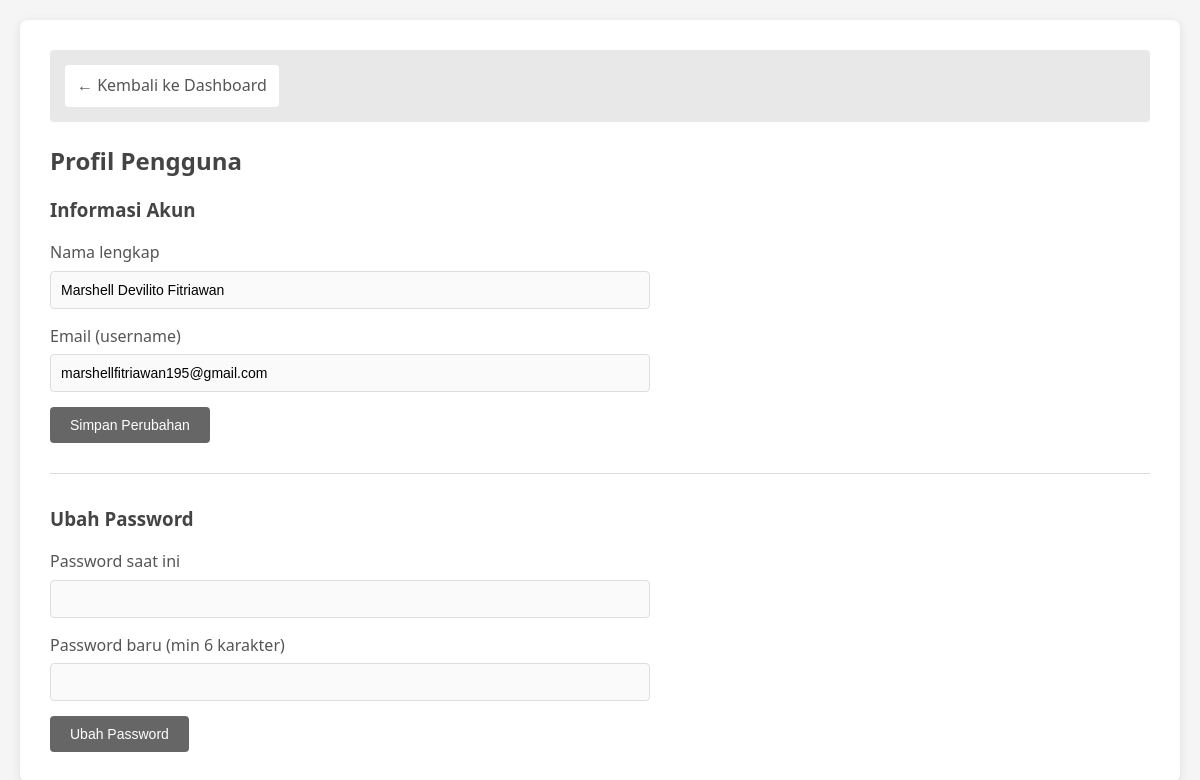
Screenshot of /ui-form/profile.php (signed in) with the database file from the repository.
### tables this page shows
CREATE TABLE `users` (
  `id` int(11) NOT NULL,
  `username` varchar(255) NOT NULL,
  `password` varchar(255) NOT NULL,
  `full_name` varchar(150) NOT NULL,
  `role` varchar(50) NOT NULL DEFAULT 'admin_gudang',
  `status` enum('active','inactive') NOT NULL DEFAULT 'inactive',
  `activation_token` varchar(128) DEFAULT NULL,
  `reset_token` varchar(128) DEFAULT NULL,
  `reg_date` timestamp NOT NULL DEFAULT current_timestamp(),
  `modified` timestamp NOT NULL DEFAULT current_timestamp() ON UPDATE current_timestamp()
);

### ui-form/profile.php (the view, shortened to what this page needs)
<?php
include '../connect.php';
$uid = $_SESSION['user_id'];
$res = $conn->query("SELECT id, username, full_name FROM users WHERE id = " . intval($uid) . " LIMIT 1");
$user = $res->fetch_assoc();
?>
<!doctype html>
<html>
<head>
<link rel="stylesheet" href="style.css">
</head>
<body>
<div class="container">
<nav>
    <a href="dashboard.php">← Kembali ke Dashboard</a>
</nav>
<h2>Profil Pengguna</h2>
<h3>Informasi Akun</h3>
<form action="../crud-table/user_update.php" method="post">
    <label>Nama lengkap</label>
    <input type="text" name="full_name" value="<?php echo htmlspecialchars($user['full_name']); ?>" required>
    <label>Email (username)</label>
    <input type="email" name="username" value="<?php echo htmlspecialchars($user['username']); ?>" required>
    <button type="submit">Simpan Perubahan</button>
</form>
<hr style="margin: 30px 0; border: none; border-top: 1px solid #ddd;">
<h3>Ubah Password</h3>
<form action="../aksi/user_change_password.php" method="post">
    <label>Password saat ini</label>
    <input type="password" name="current_password" required>
    <label>Password baru (min 6 karakter)</label>
    <input type="password" name="new_password" minlength="6" required>
    <button type="submit">Ubah Password</button>
</form>
</div>
</body>
</html>

### ui-form/style.css (style rules this page uses)
* { margin: 0; padding: 0; box-sizing: border-box; }
body { font-family: 'Segoe UI', Tahoma, Geneva, Verdana, sans-serif; background-color: #f5f5f5; color: #333; line-height: 1.6; padding: 20px; }
a { color: #555; text-decoration: none; transition: color 0.2s; }
.container { max-width: 1200px; margin: 0 auto; background: #fff; padding: 30px; border-radius: 8px; box-shadow: 0 2px 10px rgba(0,0,0,0.1); }
h1, h2, h3, h4 { color: #444; margin-bottom: 15px; }
form { max-width: 600px; }
label { display: block; margin-top: 15px; margin-bottom: 5px; color: #555; font-weight: 500; }
input[type="text"], input[type="email"], input[type="password"], input[type="number"], textarea, select { width: 100%; padding: 10px; border: 1px solid #ddd; border-radius: 4px; background-color: #fafafa; font-size: 14px; transition: border-color 0.2s; }
button, .btn { display: inline-block; padding: 10px 20px; margin-top: 15px; margin-right: 10px; background-color: #666; color: #fff; border: none; border-radius: 4px; cursor: pointer; font-size: 14px; transition: background-color 0.2s; }
nav { background-color: #e8e8e8; padding: 15px; border-radius: 4px; margin-bottom: 20px; }
nav a { margin-right: 15px; padding: 8px 12px; background: #fff; border-radius: 4px; display: inline-block; }

### rows the page displays
users: full_name "Marshell Devilito Fitriawan", username "marshellfitriawan195@gmail.com"
